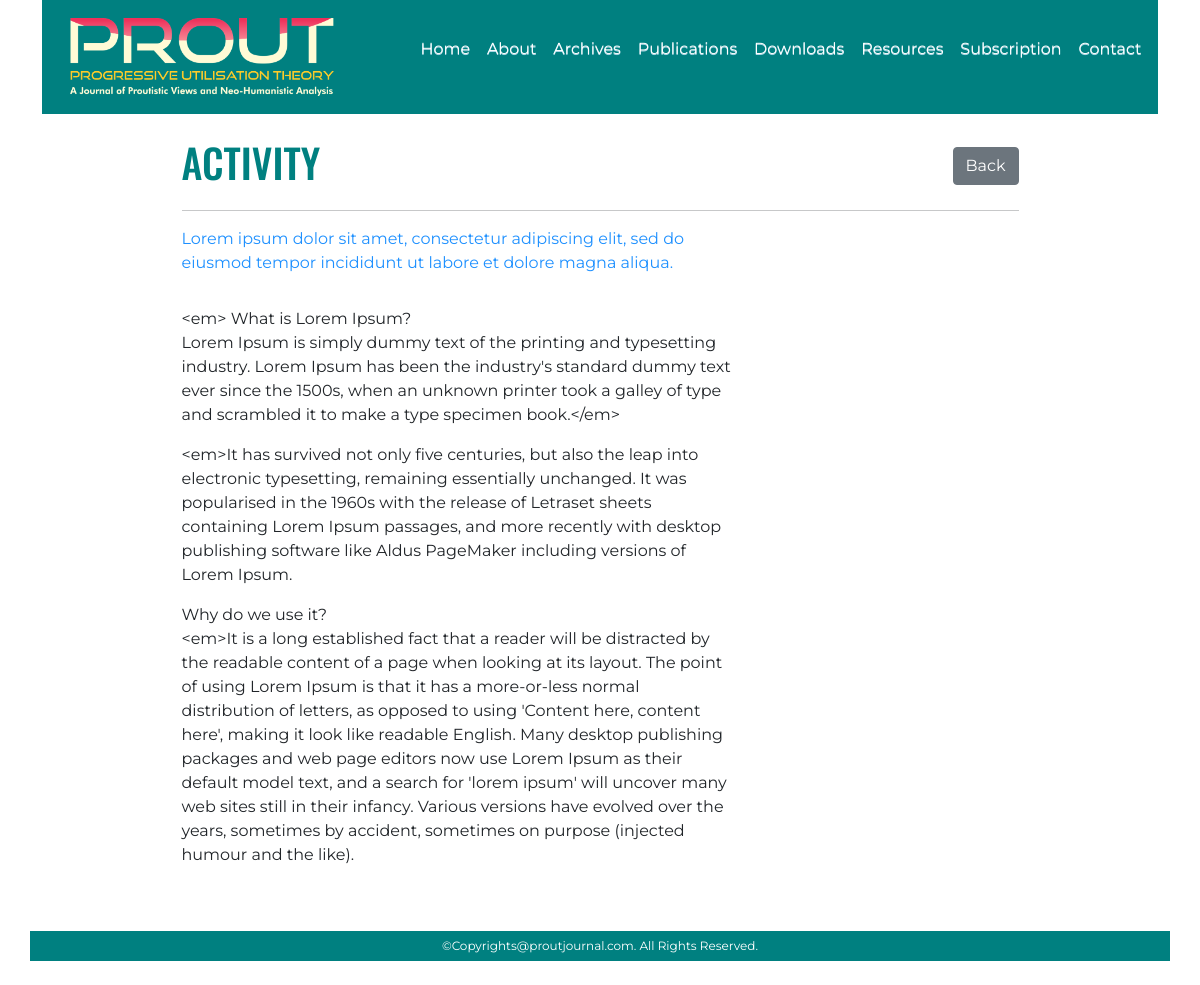
Page /detail1/1 on the committed database.
### edits/models.py (models this page shows, shortened)
class Edit(models.Model):
    name = models.CharField(max_length=50)
    ananda_vani = models.TextField()
    slider1_img = models.ImageField(blank=True, null=True)
    slider1_title = models.CharField(max_length=250)
    slider2_img = models.ImageField(blank=True, null=True)
    slider2_title = models.CharField(max_length=250)
    slider3_img = models.ImageField(blank=True, null=True)
    slider3_title = models.CharField(max_length=250)
    slider4_img = models.ImageField(blank=True, null=True)
    slider4_title = models.CharField(max_length=250)
    slider5_img = models.ImageField(blank=True, null=True)
    slider5_title = models.CharField(max_length=250)
    slider6_img = models.ImageField(blank=True, null=True)
    slider6_title = models.CharField(max_length=250)
    recent1_title = models.CharField(max_length=250)
    recent1_img = models.ImageField(blank=True, null=True)
    recent1_pdf = models.FileField(blank=True, null=True)
    recent2_title = models.CharField(max_length=250)
    recent2_img = models.ImageField(blank=True, null=True)
    recent2_pdf = models.FileField(blank=True, null=True)
    recent3_title = models.CharField(max_length=250)
    recent3_img = models.ImageField(blank=True, null=True)
    recent3_pdf = models.FileField(blank=True, null=True)
    act1_img = models.ImageField(blank=True, null=True)
    act1_title = models.CharField(max_length=250)
    act1_desc = RichTextUploadingField()
    act2_img = models.ImageField(blank=True, null=True)
    act2_title = models.CharField(max_length=250)
    act2_desc = RichTextUploadingField()
    act3_img = models.ImageField(blank=True, null=True)
    act3_title = models.CharField(max_length=250)
    act3_desc = RichTextUploadingField()
    act4_img = models.ImageField(blank=True, null=True)
    act4_title = models.CharField(max_length=250)
    act4_desc = RichTextUploadingField()
    act5_img = models.ImageField(blank=True, null=True)
    act5_title = models.CharField(max_length=250)
    act5_desc = RichTextUploadingField()
    act6_img = models.ImageField(blank=True, null=True)
    act6_title = models.CharField(max_length=250)
    act6_desc = RichTextUploadingField()
    current_img = models.ImageField(blank=True, null=True)
    current_pdf = models.FileField(blank=True, null=True)
    editorial_title = models.CharField(max_length=50)
    editorial_intro = models.TextField(blank=True, null=True)
    editorial_desc = RichTextUploadingField()
    coverstory_title = models.CharField(max_length=50)
    coverstory_writer = models.CharField(default="", max_length=50)
    coverstory_intro = models.TextField(blank=True, null=True)
    coverstory_desc = RichTextUploadingField()
    coverstory_img = models.ImageField(default="", blank=True, null=True)
    ad_img = models.ImageField(blank=True, null=True)
    partner1_img = models.ImageField(blank=True, null=True)
    partner1_title = models.CharField(max_length=20)
    partner2_img = models.ImageField(blank=True, null=True)
    partner2_title = models.CharField(max_length=20)
    partner3_img = models.ImageField(blank=True, null=True)
    partner3_title = models.CharField(max_length=20)
    partner4_img = models.ImageField(default="", blank=True, null=True)
    partner4_title = models.CharField(default="", max_length=20)
    editor = models.CharField(max_length=50)
    editorial_board = models.CharField(max_length=100)
    general_manager = models.CharField(max_length=50)
    business_director = models.CharField(max_length=50)
    circular_manager = models.CharField(max_length=50)
    correspondents = models.CharField(max_length=50)

### edits/views.py (the view)
# urls.py: path('detail1/<int:id_1>', views.details1, name='detail1'),
def details1(request, id_1):
    qs = Edit.objects.filter(id=id_1)
    context = {
        'object': qs
    }
    return render(request, 'edits/act1.html', context)

### edits/templates/edits/act1.html (shortened to what this page needs)
{% extends 'base.html' %}
{% load static %}
{% block content %}
<div class="act_content w-75 m-auto my-4">
  <div class="title_bar d-flex ">
    <h1>ACTIVITY</h1>
    <a href="/">
      <button type=" button" class="btn btn-secondary">Back</button>
    </a>
  </div>
  <hr>
  {% for d in object %}
  <div class="row row_act">
    <div class="col-sm-12 col-md-8">
      <p style="color: dodgerblue;">{{d.act1_title}}</p>
      <p style="text-align:justify; column-count: 2; column-gap: 20px;">{{d.act1_desc | safe}}</p>
    </div>
    <div class="col-sm-12 col-md-4">
      <figure>
      </figure>
    </div>
  </div>
  {% endfor %}
</div>
{% endblock %}

### static_my_proj/css/navbar.css (style rules this page uses)
* { margin: 0; padding: 0; box-sizing: border-box; }

### static_my_proj/css/main.css (style rules this page uses)
* { margin: 0; padding: 0; box-sizing: border-box; }
body { font-family: "Montserrat", sans-serif; }
h1, h2, h3, h4, h5, h6 { font-family: "Oswald", sans-serif; color: #008080; }
.title_bar { justify-content: space-between; align-items: center; }

### rows in the picture
Edit: act1_title "Lorem ipsum dolor sit amet, consectetur adipiscing elit, sed do eiusmod tempor incididunt ut labore et dolore magna aliqua.", act1_desc "<em> What is Lorem Ipsum? Lorem Ipsum is simply dummy text of the printing and typesetting industry. Lorem Ipsum has been the industry's standard dummy text ever since the 1500s, when an unknown printer took a galley of type and scrambled it to make a type specimen book.</em> <em>It has survived not only five centuries, but also the leap into electronic typesetting, remaining essentially unchanged. It was popularised in the 1960s with the release of Letraset sheets containing Lorem Ipsum passages, and more recently with desktop publishing software like Aldus PageMaker including versions of Lorem Ipsum. Why do we use it? <em>It is a long established fact that a reader will be distracted by…"
